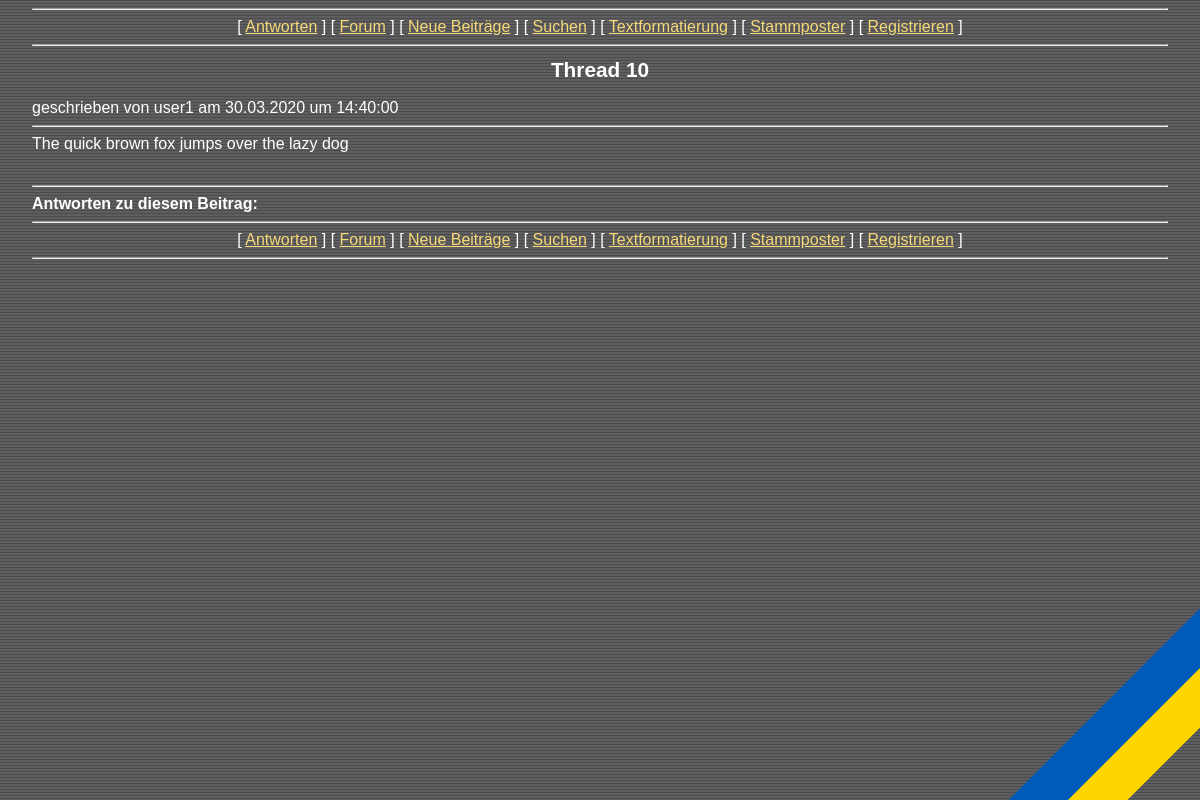
/showentry.php?idpost=10, run on the app's committed database.
### tables this page shows
CREATE TABLE `post_table` (
  `idpost` int(10) unsigned NOT NULL AUTO_INCREMENT,
  `idthread` int(10) unsigned NOT NULL,
  `parent_idpost` int(10) unsigned DEFAULT NULL,
  `iduser` int(10) unsigned NOT NULL,
  `title` varchar(100) NOT NULL,
  `content` text,
  `rank` smallint(5) unsigned NOT NULL,
  `indent` smallint(5) unsigned NOT NULL,
  `creation_ts` timestamp NOT NULL DEFAULT CURRENT_TIMESTAMP,
  `email` varchar(255) DEFAULT NULL,
  `link_url` varchar(255) DEFAULT NULL,
  `link_text` varchar(255) DEFAULT NULL,
  `img_url` varchar(255) DEFAULT NULL,
  `ip_address` varchar(45) NOT NULL,
  `old_no` int(10) unsigned DEFAULT NULL,
  `hidden` tinyint(1) unsigned NOT NULL DEFAULT '0',
  PRIMARY KEY (`idpost`),
  UNIQUE KEY `idpost_UNIQUE` (`idpost`),
  UNIQUE KEY `old_nr_UNIQUE` (`old_no`),
  KEY `fk_post_table_idthread_idx` (`idthread`),
  KEY `fk_post_table_idpost_idx` (`parent_idpost`),
  KEY `fk_post_table_iduser_idx` (`iduser`),
  FULLTEXT KEY `fulltext_title_content` (`title`,`content`),
  CONSTRAINT `fk_post_table_idpost` FOREIGN KEY (`parent_idpost`) REFERENCES `post_table` (`idpost`) ON DELETE CASCADE ON UPDATE CASCADE,
  CONSTRAINT `fk_post_table_idthread` FOREIGN KEY (`idthread`) REFERENCES `thread_table` (`idthread`) ON DELETE CASCADE ON UPDATE CASCADE,
  CONSTRAINT `fk_post_table_iduser` FOREIGN KEY (`iduser`) REFERENCES `user_table` (`iduser`) ON UPDATE CASCADE
);

CREATE TABLE `user_table` (
  `iduser` int(10) unsigned NOT NULL AUTO_INCREMENT,
  `nick` varchar(60) NOT NULL,
  `password` varchar(255) DEFAULT NULL,
  `email` varchar(191) DEFAULT NULL,
  `admin` tinyint(1) unsigned NOT NULL DEFAULT '0',
  `active` tinyint(1) unsigned NOT NULL DEFAULT '0',
  `registration_ts` timestamp NOT NULL DEFAULT CURRENT_TIMESTAMP,
  `registration_msg` text,
  `confirmation_ts` timestamp NULL DEFAULT NULL,
  `old_passwd` varchar(100) DEFAULT NULL,
  PRIMARY KEY (`iduser`),
  UNIQUE KEY `iduser_UNIQUE` (`iduser`),
  UNIQUE KEY `nick_UNIQUE` (`nick`),
  UNIQUE KEY `email_UNIQUE` (`email`)
);

### web/model/Post.php (called while the page is built, shortened)
<?php
class Post
{
    public static function LoadPost(ForumDb $db, int $idPost) : ?Post
    {
        $query = 'SELECT idpost, idthread, parent_idpost, nick, '
                . 'post_table.iduser AS iduser, '
                . 'title, content, `rank`, indent, '
                . 'creation_ts, '
                . 'post_table.email AS email, '
                . 'link_url, link_text, img_url, old_no, '
                . 'hidden, ip_address '
                . 'FROM post_table '
                . 'LEFT JOIN user_table '
                . 'ON post_table.iduser = user_table.iduser '
                . 'WHERE idpost = :idpost';
        $stmt = $db->prepare($query);
        $stmt->execute(array('idpost' => $idPost));
        $post = $stmt->fetchObject(Post::class);
        return $post;
    }
    protected string $nick;
    protected string $title;
    protected ?string $content;
    public function GetTitle() : string
    {
        return $this->title;
    }
    public function GetNick() : string
    {
        return $this->nick;
    }
    public function HasContent() : bool
    {
        return !is_null($this->content);
    }
    public function GetContent() : ?string
    {
        return $this->content;
    }
}

### web/pageparts/PostView.php (the view, shortened to what this page needs)
<?php
class PostView
{
    public function __construct(ForumDb $forumDb, Post $post, ?Post $parentPost)
    {
        $this->m_post = $post;
    }
    public function renderHtmlTitleDivContent() : string
    {
        $htmlStr = '<div class="fullwidthcenter generictitle">'
            . htmlspecialchars($this->m_post->GetTitle());
        $htmlStr.= '</div>';
        $htmlStr.=  '<div>geschrieben von <span id="postnick">'
                . htmlspecialchars($this->m_post->GetNick())
                . '</span> am ';
        $timestampStr = $this->m_post->GetPostTimestamp()->format(
                'd.m.Y \u\m H:i:s');
        $htmlStr.= $timestampStr;
        $htmlStr.= '</div>';
        return $htmlStr;
    }
    public function renderHtmlPostContentDivContent() : string
    {
        $html = '<div id="postcontent" ';
        if(!$this->m_post->HasContent())
        {
            $html.= 'class="nocontent fullwidthcenter">'
                . 'Dieser Eintrag hat keinen Text!'
                . '</div>';
        }
        else
        {
            $html.= 'class="postcontent">'
                . htmlspecialchars($this->m_post->GetContent())
                . '</div>';
        }
        return $html;
    }
    private Post $m_post;
}

### web/ybforum.css (style rules this page uses)
body { background-image: url('img/bg.gif'); font-family: arial; color: #ffffff; margin-left: 2em; margin-right: 2em; }
.fullwidthcenter { width: 100%; text-align: center; }
.generictitle { font-weight: bold; font-size: 1.3em; margin-bottom: 0.8em; margin-top: 0.6em; }
.postcontent { white-space: pre-wrap; }

### data on the page
post_table: title "Thread 10", iduser.nick "user1", content "The quick brown fox jumps over the lazy dog"

### other printed values
$postView->renderHtmlTitleDivContent() "30.03.2020 um 14:40:00"
